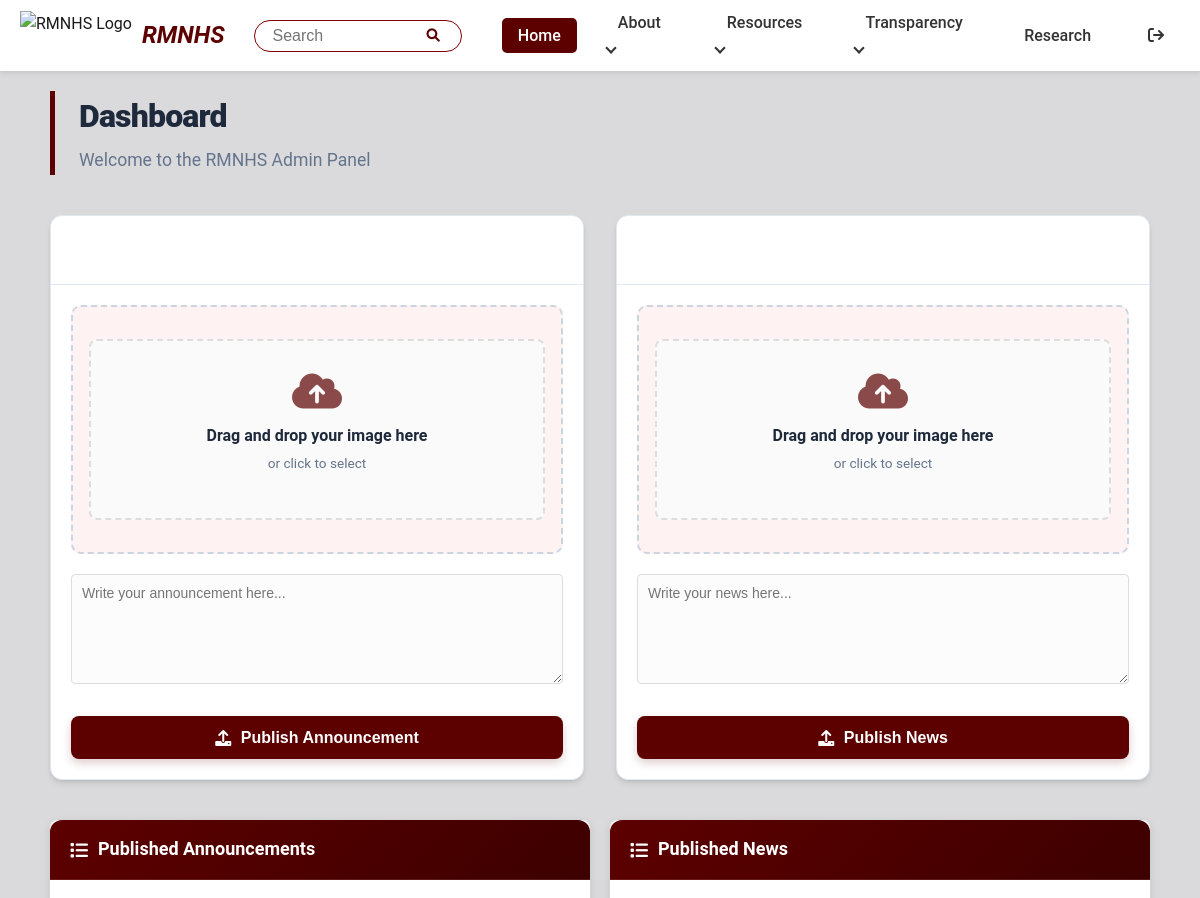
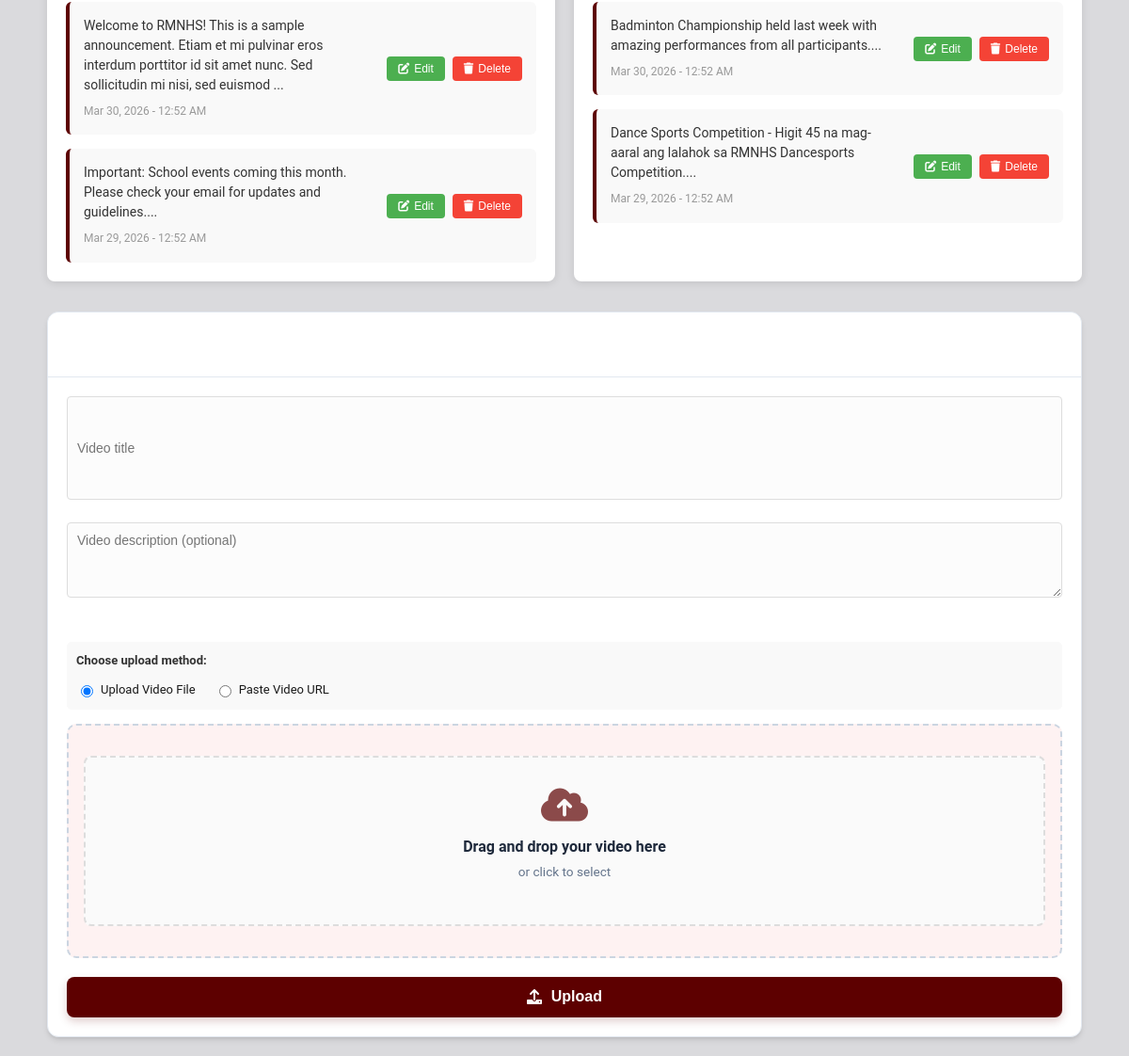
Page /admin/home.php on the committed database (2 pictures, top to bottom).
### tables this page shows
CREATE TABLE IF NOT EXISTS `announcement` (
  `id` int(11) NOT NULL AUTO_INCREMENT PRIMARY KEY,
  `image` varchar(255) NOT NULL,
  `announcement_posts` text NOT NULL,
  `created_at` timestamp DEFAULT CURRENT_TIMESTAMP
);

CREATE TABLE IF NOT EXISTS `news` (
  `id` int(11) NOT NULL AUTO_INCREMENT PRIMARY KEY,
  `image` varchar(255) NOT NULL,
  `news_posts` text NOT NULL,
  `created_at` timestamp DEFAULT CURRENT_TIMESTAMP
);

### admin/home.php (the view, shortened to what this page needs)
<?php
require_once '../connection/db_connection.php';
$conn->query("CREATE TABLE IF NOT EXISTS `featured_videos` (
  `id` int(11) NOT NULL AUTO_INCREMENT PRIMARY KEY,
  `title` varchar(255) NOT NULL,
  `description` text,
  `filename` varchar(255) DEFAULT NULL,
  `url` varchar(500) DEFAULT NULL,
  `created_at` timestamp DEFAULT CURRENT_TIMESTAMP
) ENGINE=InnoDB DEFAULT CHARSET=utf8mb4 COLLATE=utf8mb4_general_ci;");
$conn->query("ALTER TABLE `featured_videos` ADD COLUMN IF NOT EXISTS `description` text AFTER `title`");
$announcementsSql = "SELECT id, image, announcement_posts, created_at FROM announcement ORDER BY created_at DESC";
$announcementsResult = $conn->query($announcementsSql);
$announcements = [];
if ($announcementsResult) {
    while ($row = $announcementsResult->fetch_assoc()) {
        $announcements[] = $row;
    }
}
$newsSql = "SELECT id, image, news_posts, created_at FROM news ORDER BY created_at DESC";
$newsResult = $conn->query($newsSql);
$news = [];
if ($newsResult) {
    while ($row = $newsResult->fetch_assoc()) {
        $news[] = $row;
    }
}
?>
<!DOCTYPE html>
<html lang="en">
<head>
  <link rel="stylesheet" href="../assets/css/unified.css">
  <link rel="stylesheet" href="../assets/css/home.css">
  <link rel="stylesheet" href="https://cdnjs.cloudflare.com/ajax/libs/font-awesome/6.0.0-beta3/css/all.min.css">
</head>
<body>
<?php include 'admin-navbar/navbar.php'; ?>
  <main class="admin-dashboard">
    <div class="dashboard-header">
      <h1>Dashboard</h1>
      <p>Welcome to the RMNHS Admin Panel</p>
    </div>
    <div class="dashboard-grid">
      <div class="card announcement-card">
        <div class="card-header">
          <h2 class="card-title">
            <i class="fas fa-bullhorn"></i>
          </h2>
        </div>
        <div class="card-body">
          <form id="announcementForm" enctype="multipart/form-data">
            <div class="upload-zone">
              <div class="drag-drop-area" id="announcementDragDrop">
                <i class="fas fa-cloud-upload-alt"></i>
                <p class="primary-text">Drag and drop your image here</p>
                <p class="secondary-text">or click to select</p>
              </div>
            </div>
            <textarea class="form-input" name="announcement" placeholder="Write your announcement here..."></textarea>
            <button type="submit" class="btn btn-primary btn-block">
              <i class="fas fa-upload"></i>
              Publish Announcement
            </button>
          </form>
        </div>
      </div>
      <div class="card news-card">
        <div class="card-header">
          <h2 class="card-title">
            <i class="fas fa-newspaper"></i>
          </h2>
        </div>
        <div class="card-body">
          <form id="newsForm" enctype="multipart/form-data">
            <div class="upload-zone">
              <div class="drag-drop-area" id="newsDragDrop">
                <i class="fas fa-cloud-upload-alt"></i>
                <p class="primary-text">Drag and drop your image here</p>
                <p class="secondary-text">or click to select</p>
              </div>
            </div>
            <textarea class="form-input" name="news" placeholder="Write your news here..."></textarea>
            <button type="submit" class="btn btn-primary btn-block">
              <i class="fas fa-upload"></i>
              Publish News
            </button>
          </form>
        </div>
      </div>
    </div>
    <div class="published-items-section">
      <?php if (!empty($announcements)) { ?>
      <div class="published-card announcements-list-card">
        <div class="card-header">
          <h2 class="card-title">
            <i class="fas fa-list"></i>
            Published Announcements
          </h2>
        </div>
        <div class="card-body">
          <div class="items-container">
            <?php foreach ($announcements as $announcement) { ?>
            <div class="published-item" data-id="<?php echo $announcement['id']; ?>" data-type="announcement" data-content="<?php echo htmlspecialchars($announcement['announcement_posts'], ENT_QUOTES); ?>" data-image="<?php echo !empty($announcement['image']) ? htmlspecialchars($announcement['image'], ENT_QUOTES) : ''; ?>">
              <div class="item-content">
                <div class="item-text">
                  <p class="item-content-text"><?php echo htmlspecialchars(substr($announcement['announcement_posts'], 0, 150)) . '...'; ?></p>
                  <p class="item-date"><?php echo date('M d, Y - h:i A', strtotime($announcement['created_at'])); ?></p>
                </div>
              </div>
              <div class="item-actions">
                <button class="btn-action btn-edit" type="button">
                  <i class="fas fa-edit"></i> Edit
                </button>
                <button class="btn-action btn-delete" type="button">
                  <i class="fas fa-trash"></i> Delete
                </button>
              </div>
            </div>
            <?php } ?>
          </div>
        </div>
      </div>
      <?php } ?>
      <?php if (!empty($news)) { ?>
      <div class="published-card news-list-card">
        <div class="card-header">
          <h2 class="card-title">
            <i class="fas fa-list"></i>
            Published News
          </h2>
        </div>
        <div class="card-body">
          <div class="items-container">
            <?php foreach ($news as $newsItem) { ?>
            <div class="published-item" data-id="<?php echo $newsItem['id']; ?>" data-type="news" data-content="<?php echo htmlspecialchars($newsItem['news_posts'], ENT_QUOTES); ?>" data-image="<?php echo !empty($newsItem['image']) ? htmlspecialchars($newsItem['image'], ENT_QUOTES) : ''; ?>">
              <div class="item-content">
                <div class="item-text">
                  <p class="item-content-text"><?php echo htmlspecialchars(substr($newsItem['news_posts'], 0, 150)) . '...'; ?></p>
                  <p class="item-date"><?php echo date('M d, Y - h:i A', strtotime($newsItem['created_at'])); ?></p>
                </div>
              </div>
              <div class="item-actions">
                <button class="btn-action btn-edit" type="button">
                  <i class="fas fa-edit"></i> Edit
                </button>
                <button class="btn-action btn-delete" type="button">
                  <i class="fas fa-trash"></i> Delete
                </button>
              </div>
            </div>
            <?php } ?>
          </div>
        </div>
      </div>
      <?php } ?>
    </div>
    <div class="video-upload-section" style="margin-top: 2rem;">
      <div class="card video-card">
        <div class="card-header">
          <h2 class="card-title">
            <i class="fas fa-video"></i>
          </h2>
        </div>
        <div class="card-body">
          <form id="videoForm" enctype="multipart/form-data">
            <input type="text" class="form-input" name="title" placeholder="Video title">
            <textarea class="form-input" name="description" placeholder="Video description (optional)" style="min-height:80px;"></textarea>
            <div style="margin: 15px 0; padding: 10px; background: #f9f9f9; border-radius: 5px;">
              <p style="font-size: 13px; font-weight: 600; margin: 0 0 10px 0; color: #333;">Choose upload method:</p>
              <div style="display: flex; gap: 20px;">
                <label style="display: flex; align-items: center; cursor: pointer;">
                  <input type="radio" name="video_method" value="upload" checked style="margin-right: 8px; cursor: pointer;">
                  <span style="font-size: 13px;">Upload Video File</span>
                </label>
                <label style="display: flex; align-items: center; cursor: pointer;">
                  <input type="radio" name="video_method" value="url" style="margin-right: 8px; cursor: pointer;">
                  <span style="font-size: 13px;">Paste Video URL</span>
                </label>
              </div>
            </div>
            <div id="fileUploadSection" class="upload-zone">
              <div class="drag-drop-area" id="videoDragDrop">
                <i class="fas fa-cloud-upload-alt"></i>
                <p class="primary-text">Drag and drop your video here</p>
                <p class="secondary-text">or click to select</p>
              </div>
            </div>
            <button type="submit" class="btn btn-primary btn-block">
              <i class="fas fa-upload"></i>
              Upload
            </button>
          </form>
        </div>
      </div>
    </div>
</body>
</html>

### rows in the picture
announcement: announcement_posts "Welcome to RMNHS! This is a sample announcement. Etiam et mi pulvinar eros interdum porttitor id sit amet nunc. Sed sollicitudin mi nisi, sed euismod", created_at "Mar 30, 2026 - 12:52 AM"
announcement: announcement_posts "Important: School events coming this month. Please check your email for updates and guidelines.", created_at "Mar 29, 2026 - 12:52 AM"
news: news_posts "Badminton Championship held last week with amazing performances from all participants.", created_at "Mar 30, 2026 - 12:52 AM"
news: news_posts "Dance Sports Competition - Higit 45 na mag-aaral ang lalahok sa RMNHS Dancesports Competition.", created_at "Mar 29, 2026 - 12:52 AM"
